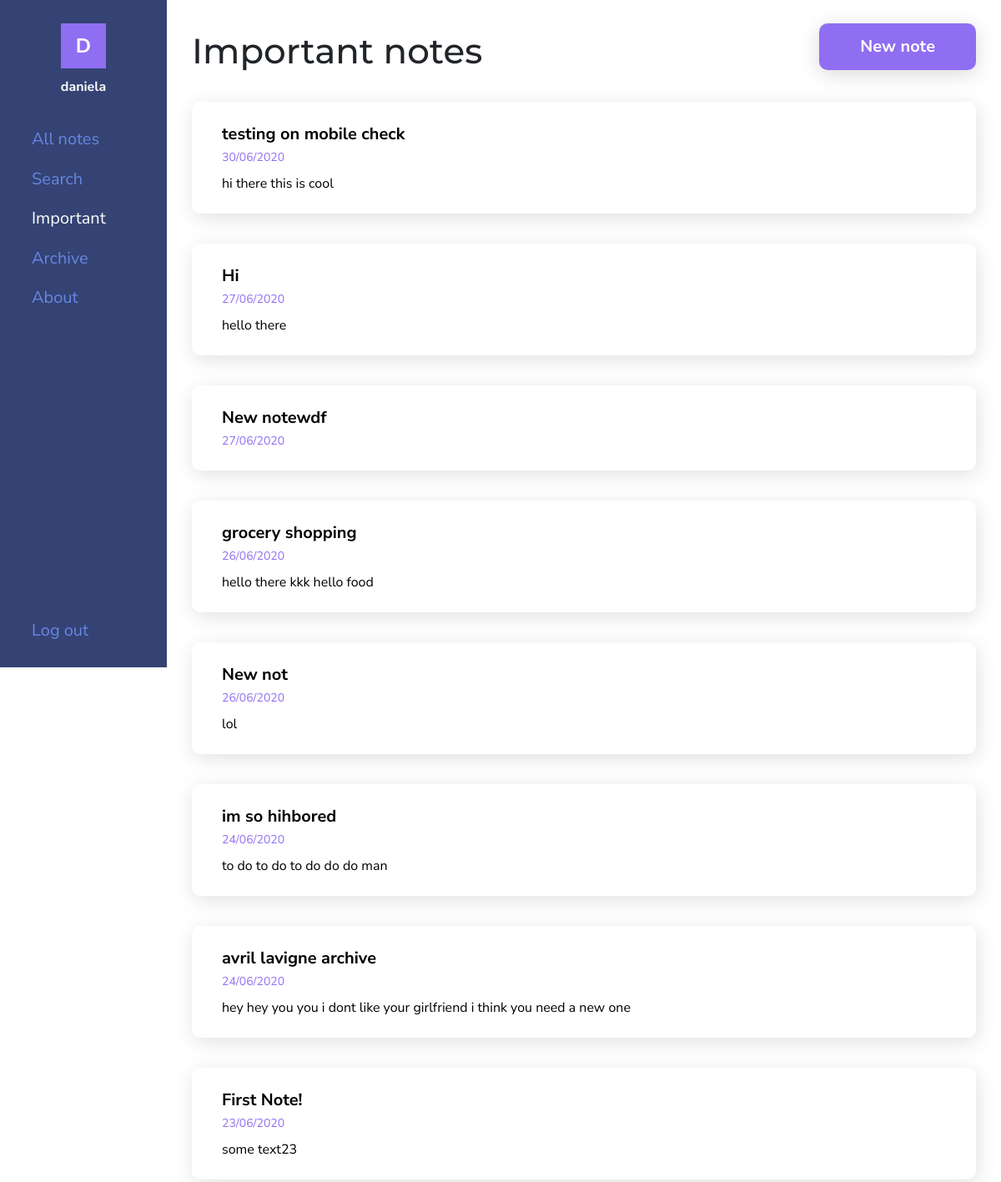
/important/ (signed in), run on the app's committed database.
### notes/models.py (models this page shows, shortened)
class Note(models.Model):
    title = models.CharField(max_length=100, blank=True)
    text = HTMLField(blank=True)
    date = models.DateTimeField(auto_now_add=True)
    important = models.BooleanField(default=False)
    archive = models.BooleanField(default=False)
    user = models.ForeignKey(User, on_delete=models.CASCADE)

### notes/views.py (the view)
# urls.py: path('important/', views.important, name='important'),
def important(request):
    important = Note.objects.filter(user=request.user, important=True).order_by('-date')
    active = 'importantLink'
    return render(request, 'notes/important.html', {'important': important, 'active': active})

### notes/templates/notes/important.html (shortened to what this page needs)
{% load static %}
<!DOCTYPE html>
<html>
<head>
    <link rel="stylesheet" href="https://stackpath.bootstrapcdn.com/bootstrap/4.5.0/css/bootstrap.min.css">
    <link rel="stylesheet" type="text/css" href="{% static 'notes/style.css' %}">
    <link rel="stylesheet" type="text/css" href="{% static 'notes/notes.css' %}">
</head>
<body>
    <div class="container-fluid">
        <div class="row" id="mainRow">
            {% include "notes/navbar.html" %}
            <div class="col-sm-9 col-md-10 col-lg-10" id="content">
                <div class="container">
                    <div>
                        <h1>Important notes</h1>
                        <a href="{% url 'add' %}" class="btn medium-text">New note</a>
                    </div>
                    {% if important %}
                    <div id="notes">
                        <ul>
                            {% for note in important %}
                            <li class="note">
                                <a href="{% url 'note' note.id %}">
                                    <p class="medium-text"><b>{{ note.title }}</b></p>
                                    <br>
                                    <p class="date">{{ note.date|date:'d/m/Y' }}</p>
                                    {% if note.text %}<div class="note-text">{{ note.text|striptags|truncatechars:200 }}</div>{% endif %}
                                </a>
                            </li>
                            {% endfor %}
                        </ul>
                    </div>
                    {% else %}
                    <div id="noNotes">
                        <p class="text-center medium-text">You don't have any notes marked as important. <a href="{% url 'add' %}">Create a new note.</a></p>
                    </div>
                    {% endif %}
                </div>
            </div>
        </div>
    </div>
</body>
</html>

### notes/templates/notes/navbar.html (shortened to what this page needs)
<div class="col-sm-3 col-md-2 col-lg-2" id="menu">
    <nav>
        <div id="user">
            <div id="userPic">
                <p class="large-text">{{ user.username|make_list|first|title }}</p>
            </div>
            <p id="userInfo" title='{{ user.username }}'>{{ user.username }}</p>
        </div>
        <div id="links">
            <ul>
                <li>
                    <a href="{% url 'notes' %}" id="noteLink">
                        <span class="medium-text">All notes</span>
                    </a>
                </li>
                <li>
                    <a href="{% url 'search' %}" id="searchLink">
                        <span class="medium-text">Search</span>
                    </a>
                </li>
                <li>
                    <a href="{% url 'important' %}" id="importantLink">
                        <span class="medium-text">Important</span>
                    </a>
                </li>
                <li>
                    <a href="{% url 'showarchive' %}" id="archiveLink">
                        <span class="medium-text">Archive</span>
                    </a>
                </li>
                <li>
                    <a href="{% url 'about' %}" id="aboutLink">
                        <span class="medium-text">About</span>
                    </a>
                </li>
                <li>
                    <a href="#" id="logout">
                        <form action="{% url 'logoutuser' %}" method="POST">
                            <button type="submit" id="logout" title="Log out">
                                <span class="medium-text">Log out</span>
                            </button>
                        </form>
                    </a>
                </li>
            </ul>
        </div>
    </nav>
</div>

### notes/static/notes/style.css (style rules this page uses)
:root { --blue: #6886E5; --dark-blue: #344373; --purple: #8F6EF2; --peach: #FFE0AC; --light-pink: #FFACB7; }
body { font-family: 'Nunito Sans', sans-serif; }
h1, h2, h3 { font-family: 'Montserrat', sans-serif; }
h1 { font-size: 42px }
p { font-size: 16px; margin-bottom: 4px; }
.large-text { font-size: 24px; }
.medium-text { font-size: 20px; }
a { color: var(--dark-blue); font-weight: bold; transition: all 300ms ease-in-out; }
.btn { background-color: var(--purple); color: white; font-weight: bold; border-radius: 10px; box-shadow: 0px 5px 25px rgba(0, 0, 0, 0.15); transition: box-shadow 300ms ease-in-out; }

### notes/static/notes/notes.css (style rules this page uses)
#mainRow { height: 100vh }
#menu { background-color: var(--dark-blue); color: white; padding: 28px 24px; overflow-x: hidden; position: fixed; top: 0; height: 100vh; z-index: 10; height: 100vh; transition: all 500ms ease 0s; }
nav { transition: all 500ms ease 0s; }
#user { width: 100%; position: relative; }
#userPic { background-color: var(--purple); position: relative; cursor: default; display: block; margin: 0 auto; width: 54px; height: 54px; margin-bottom: 10px; }
#userPic p { text-align: center; margin-bottom: 0; font-weight: bold; position: absolute; transform: translateY(-50%); top: 50%; left: 0; right: 0; }
#userInfo { margin-bottom: 0; cursor: default; text-align: center; font-weight: bold; word-break: break-word; }
button#logout { color: var(--blue); padding: 0; border: none; background-color: transparent; outline: none; position: absolute; bottom: 28px; }
#links { margin-top: 36px; }
#links ul { list-style-type: none; padding-left: 0 }
#links ul li { margin-bottom: 16px; }
#links a { color: var(--blue); }
#links span.medium-text { vertical-align: top; font-weight: normal; }
h1 { margin-top: 36px; display: inline-block; }
#content { position: absolute; right: 0; }
#content a.btn { padding: 12px 48px; margin-top: 28px; float: right }
#notes, #noNotes { margin-top: 28px; }
#notes ul { list-style-type: none; padding-left: 0; }
.note { padding: 24px 36px; border-radius: 10px; box-shadow: 2px 5px 25px rgba(0, 0, 0, 0.12); margin-bottom: 36px; }
.note p { display: inline; white-space: nowrap; }
.note a { color: black; font-weight: normal; }
.note .medium-text { vertical-align: top; }
.note .date { color: var(--purple); font-size: 14px }
.note .note-text { margin-top: 8px }
@media (min-width: 1144px) { #menu { padding: 28px 28px !important; } }

### data on the page
Note: title "testing on mobile check", date "30/06/2020", text "hi there this is cool"
Note: title "Hi", date "27/06/2020", text "hello there"
Note: title "New notewdf", date "27/06/2020"
Note: title "grocery shopping", date "26/06/2020", text "hello there kkk hello food"
Note: title "New not", date "26/06/2020", text "lol"
Note: title "im so hihbored", date "24/06/2020", text "to do to do to do do do man"
Note: title "avril lavigne archive", date "24/06/2020", text "hey hey you you i dont like your girlfriend i think you need a new one"
Note: title "First Note!", date "23/06/2020", text "some text23"

### other printed values
{{ user.username|make_list|first|title }} "D"
{{ user.username }} "daniela"
